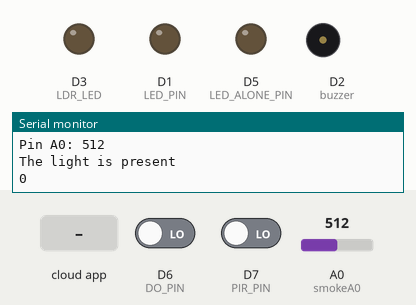
Recording of a sketch running on a simulated ESP8266 (NodeMCU). On the bench: output pins drawn as LEDs (lit = HIGH), buzzer (waves = sounding), the last lines printed to the serial monitor. The inputs (shaded band) are chosen by the test bench; at power-on: A0 (smokeA0) = 512, D6 (DO_PIN) LOW, D7 (PIR_PIN) LOW. WiFi joins after 1.5 s; servers stay silent unless stated; the Firebase database answers and starts empty.

Above: at 2.7 s.
2.8 s: A0 (smokeA0) set to 592
4.3 s: A0 (smokeA0) set to 615
At 5.2 s:
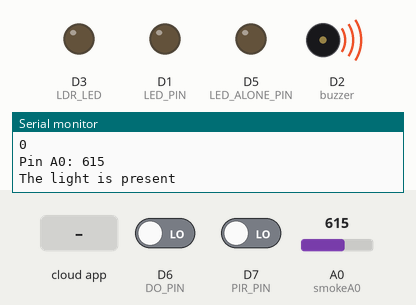
8.4 s: D6 (DO_PIN) driven HIGH
At 9.9 s:
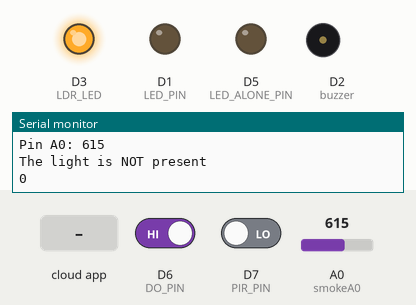
12.5 s: the phone or cloud app sets led_status to 1
At 13.9 s:
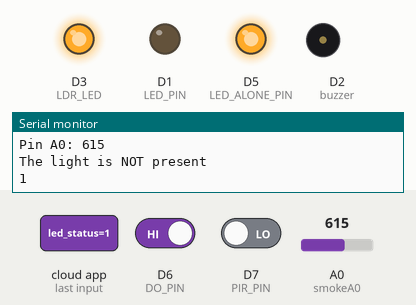
16.0 s: D7 (PIR_PIN) driven HIGH
At 17.9 s:
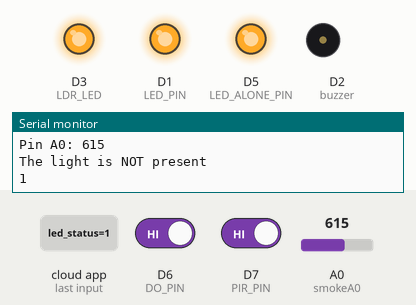
18.4 s: the phone or cloud app sets led_status to 0
At 23.2 s:
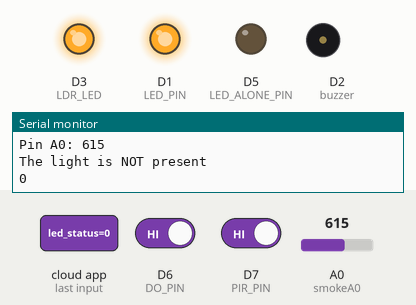
Timing chart, 0 to 23.5 s (numbered marks = the images above; inputs shaded):
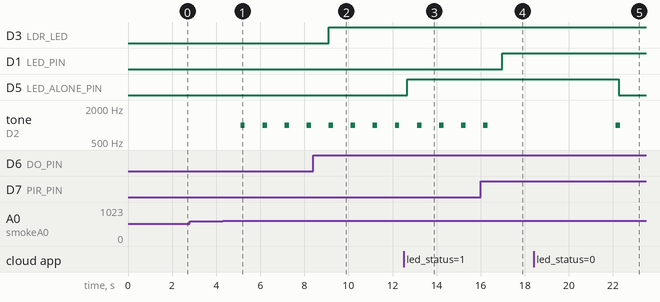

The sketch:

sketch.ino
```cpp
#include <Arduino.h>
#if defined(ESP32)
#include <WiFi.h>
#elif defined(ESP8266)
#include <ESP8266WiFi.h>
#endif
#include <Firebase_ESP_Client.h>


#include "addons/TokenHelper.h"
#include "addons/RTDBHelper.h"


#define WIFI_SSID ""
#define WIFI_PASSWORD ""
#define API_KEY "AIzaSyA9lwJRqCEm7hWQAQf-ShCu0h6HgwAxqtA"
#define DATABASE_URL "https://iot-project-5bbf5-default-rtdb.europe-west1.firebasedatabase.app/"

FirebaseData fbdo;

FirebaseAuth auth;
FirebaseConfig config;

unsigned long sendDataPrevMillis = 0;
bool signupOK = false;


#define PIR_PIN D7
#define LED_PIN D1

int buzzer = D2;
int smokeA0 = A0;

int motion_state = LOW;
int prev_motion_state = LOW;

int sensorThres = 600;

#define DO_PIN D6
#define LDR_LED D3

bool ledStatus = false;

#define LED_ALONE_PIN D5

void setup() {
  Serial.begin(115200);

  WiFi.begin(WIFI_SSID, WIFI_PASSWORD);
  Serial.print("Connecting to Wi-Fi");
  while (WiFi.status() != WL_CONNECTED) {
    Serial.print(".");
    delay(300);
  }
  Serial.println();
  Serial.print("Connected with IP: ");
  Serial.println(WiFi.localIP());
  Serial.println();

  config.api_key = API_KEY;
  config.database_url = DATABASE_URL;

  if (Firebase.signUp(&config, &auth, "", "")) {
    Serial.println("ok");
    signupOK = true;
  } else {
    Serial.printf("%s\n", config.signer.signupError.message.c_str());
  }

  /* Assign the callback function for the long running token generation task */
  config.token_status_callback = tokenStatusCallback;  //see addons/TokenHelper.h

  Firebase.begin(&config, &auth);
  Firebase.reconnectWiFi(true);

  //pir
  Serial.begin(9600);
  pinMode(PIR_PIN, INPUT);
  pinMode(LED_PIN, OUTPUT);

  //mq2
  pinMode(buzzer, OUTPUT);
  pinMode(smokeA0, INPUT);

  //ldr
  pinMode(DO_PIN, INPUT);
  pinMode(LDR_LED, OUTPUT);

  pinMode(LED_ALONE_PIN, OUTPUT);
}

void loop() {

  if (Firebase.ready() && signupOK && (millis() - sendDataPrevMillis > 1000 || sendDataPrevMillis == 0)) {
    sendDataPrevMillis = millis();

    if (Firebase.RTDB.getBool(&fbdo, "test/led_status")) {

      if (fbdo.dataType() == "boolean") {
        bool receivedStatus = fbdo.boolData();

        Serial.println(receivedStatus);

        if (receivedStatus) {
          digitalWrite(LED_ALONE_PIN, HIGH);
        } else {
          digitalWrite(LED_ALONE_PIN, LOW);
        }
      }
    } else {
      Serial.println("Error getting LED status: " + fbdo.errorReason());
    }

    ledStatus = !ledStatus;

    bool led2Status = digitalRead(LED_PIN);
    bool led3Status = digitalRead(LDR_LED);

    Firebase.RTDB.setBool(&fbdo, "test/led2", led2Status);
    Firebase.RTDB.setBool(&fbdo, "test/led3", led3Status);


    //pir
    prev_motion_state = motion_state;
    motion_state = digitalRead(PIR_PIN);

    if (motion_state == HIGH) {
      digitalWrite(LED_PIN, HIGH);
      delay(5000);
    } else {
      digitalWrite(LED_PIN, LOW);
    }

    //mq2
    int analogSensor = analogRead(smokeA0);

    Serial.print("Pin A0: ");
    Serial.println(analogSensor);

    if (analogSensor > sensorThres) {
      if (Firebase.RTDB.setBool(&fbdo, "test/gas_status", true)) {
        tone(buzzer, 1000, 200);
      } else {
        Serial.println("Error updating gas status in Firebase.");
      }
    } else {
      if (Firebase.RTDB.setBool(&fbdo, "test/gas_status", false)) {
        noTone(buzzer);
      } else {
        Serial.println("Error updating gas status in Firebase.");
      }
    }


    //ldr
    int light_state = digitalRead(DO_PIN);

    if (light_state == HIGH) {
      Serial.println("The light is NOT present");
      digitalWrite(LDR_LED, HIGH);
    } else {
      Serial.println("The light is present");
      digitalWrite(LDR_LED, LOW);
    }

  }
}
```

Measured:
- the behaviour switches between 600 and 601 on A0 (smokeA0) (found by bisection; images 0 and 1)
- after the input at 4.3 s, tone on D2 (buzzer): alternates 1000 Hz for 0.20 s and silent for 0.80 s, starting after 0.81 s
- after the input at 8.4 s, D3 (LDR_LED): LOW → HIGH after 0.71 s
- after the input at 12.5 s, D5 (LED_ALONE_PIN): LOW → HIGH after 0.17 s
- after the input at 16.0 s, D1 (LED_PIN): LOW → HIGH after 0.97 s; tone on D2 (buzzer): goes on until 16.3 s, then stays silent
- after the input at 18.4 s, D5 (LED_ALONE_PIN): HIGH → LOW after 3.9 s
